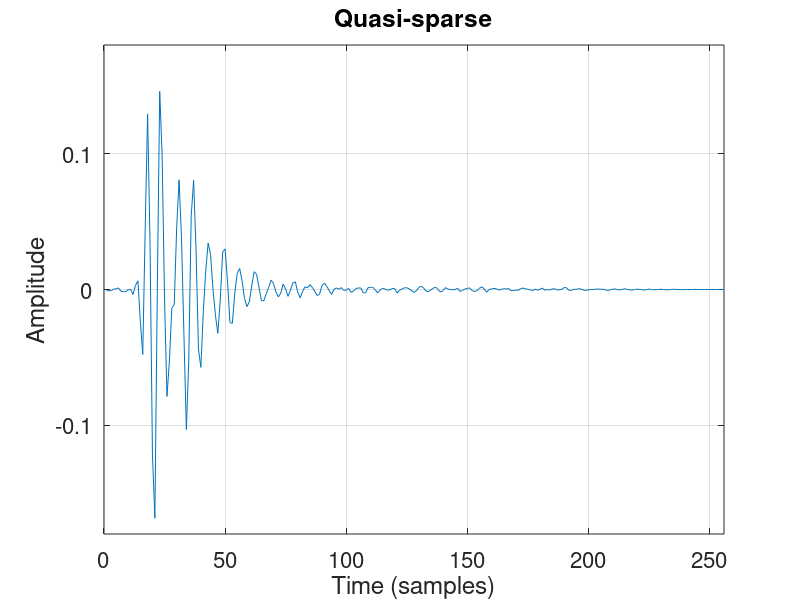
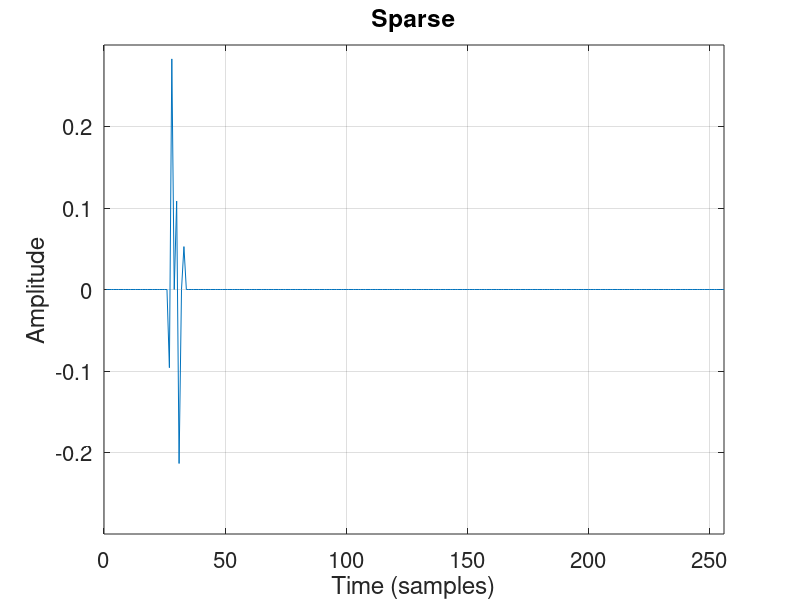
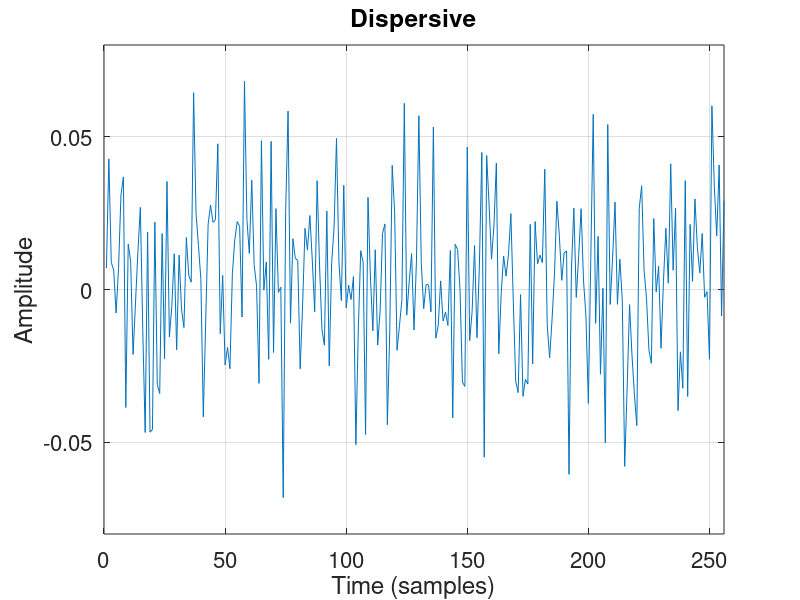

Source code (MATLAB) for these figures, in order:
% Plot impulse responses (IRs)

load('ch_quasi.mat')
figure
plot(ch_quasi)
title('Quasi-sparse')
xlabel('Time (samples)')
ylabel('Amplitude')
axis([0 256 -0.18 0.18])
grid on
set(gca,'fontSize',16)
set(gcf,'position',[500 500 900 300])

load('ch_sparse.mat')
figure
plot(ch_sparse)
title('Sparse')
xlabel('Time (samples)')
ylabel('Amplitude')
axis([0 256 -0.3 0.3])
grid on
set(gca,'fontSize',16)
set(gcf,'position',[500 500 900 300])

load('ch_dispersive.mat')
figure
plot(ch_dispersive)
title('Dispersive')
xlabel('Time (samples)')
ylabel('Amplitude')
axis([0 256 -0.08 0.08])
grid on
set(gca,'fontSize',16)
set(gcf,'position',[500 500 900 300])

